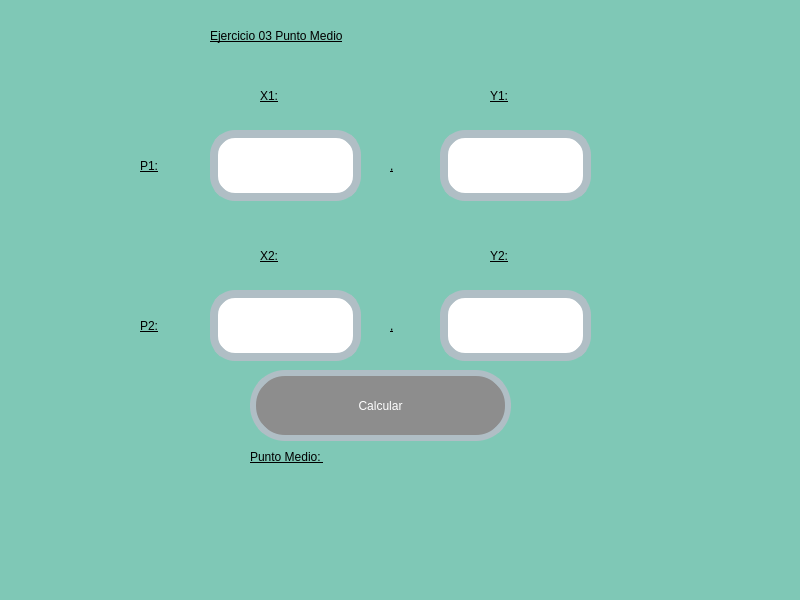
<?xml version="1.0" encoding="UTF-8"?>
<ui version="4.0">
 <class>MainWindow</class>
 <widget class="QMainWindow" name="MainWindow">
  <property name="geometry">
   <rect>
    <x>0</x>
    <y>0</y>
    <width>800</width>
    <height>600</height>
   </rect>
  </property>
  <property name="windowTitle">
   <string>MainWindow</string>
  </property>
  <property name="styleSheet">
   <string notr="true">background-color:rgb(127, 200, 182)</string>
  </property>
  <widget class="QWidget" name="centralwidget">
   <widget class="QLineEdit" name="txt_X1">
    <property name="geometry">
     <rect>
      <x>210</x>
      <y>130</y>
      <width>151</width>
      <height>71</height>
     </rect>
    </property>
    <property name="contextMenuPolicy">
     <enum>Qt::PreventContextMenu</enum>
    </property>
    <property name="whatsThis">
     <string/>
    </property>
    <property name="styleSheet">
     <string notr="true">background-color:rgb(255, 255, 255);
color:rgb(0, 0, 0);
border-radius:25px;
border:8px solid #B0BEC5;
font: 75 16pt &quot;MS Shell Dlg 2&quot;;
</string>
    </property>
    <property name="text">
     <string/>
    </property>
    <property name="maxLength">
     <number>32774</number>
    </property>
    <property name="cursorPosition">
     <number>0</number>
    </property>
    <property name="dragEnabled">
     <bool>false</bool>
    </property>
    <property name="readOnly">
     <bool>false</bool>
    </property>
    <property name="clearButtonEnabled">
     <bool>false</bool>
    </property>
   </widget>
   <widget class="QLabel" name="label_3">
    <property name="geometry">
     <rect>
      <x>140</x>
      <y>140</y>
      <width>51</width>
      <height>51</height>
     </rect>
    </property>
    <property name="styleSheet">
     <string notr="true">
text-decoration: underline;
font: 20pt &quot;Forte&quot;;
color:rgb(0, 0, 0)
</string>
    </property>
    <property name="text">
     <string>P1:</string>
    </property>
   </widget>
   <widget class="QLabel" name="Lbl_pm">
    <property name="geometry">
     <rect>
      <x>250</x>
      <y>450</y>
      <width>291</width>
      <height>101</height>
     </rect>
    </property>
    <property name="styleSheet">
     <string notr="true">text-align: top; 
text-decoration: underline;
font: 20pt &quot;Forte&quot;;
color:rgb(0, 0, 0)
</string>
    </property>
    <property name="text">
     <string>Punto Medio: </string>
    </property>
    <property name="alignment">
     <set>Qt::AlignLeading|Qt::AlignLeft|Qt::AlignTop</set>
    </property>
   </widget>
   <widget class="QPushButton" name="btn_Calcular">
    <property name="geometry">
     <rect>
      <x>250</x>
      <y>370</y>
      <width>261</width>
      <height>71</height>
     </rect>
    </property>
    <property name="styleSheet">
     <string notr="true">background-color:rgb(141, 141, 141);
font: 20pt &quot;Forte&quot;;
color:rgb(255, 255, 255);
border-radius:35px;
border:6px solid #B0BEC5;
</string>
    </property>
    <property name="text">
     <string>Calcular</string>
    </property>
   </widget>
   <widget class="QLabel" name="label_4">
    <property name="geometry">
     <rect>
      <x>260</x>
      <y>70</y>
      <width>51</width>
      <height>51</height>
     </rect>
    </property>
    <property name="styleSheet">
     <string notr="true">
text-decoration: underline;
font: 20pt &quot;Forte&quot;;
color:rgb(0, 0, 0)
</string>
    </property>
    <property name="text">
     <string>X1:</string>
    </property>
   </widget>
   <widget class="QLabel" name="label_7">
    <property name="geometry">
     <rect>
      <x>390</x>
      <y>140</y>
      <width>51</width>
      <height>51</height>
     </rect>
    </property>
    <property name="styleSheet">
     <string notr="true">
text-decoration: underline;
font: 20pt &quot;Forte&quot;;
color:rgb(0, 0, 0)
</string>
    </property>
    <property name="text">
     <string>,</string>
    </property>
   </widget>
   <widget class="QLineEdit" name="txt_Y1">
    <property name="geometry">
     <rect>
      <x>440</x>
      <y>130</y>
      <width>151</width>
      <height>71</height>
     </rect>
    </property>
    <property name="contextMenuPolicy">
     <enum>Qt::PreventContextMenu</enum>
    </property>
    <property name="whatsThis">
     <string/>
    </property>
    <property name="styleSheet">
     <string notr="true">background-color:rgb(255, 255, 255);
color:rgb(0, 0, 0);
border-radius:25px;
border:8px solid #B0BEC5;
font: 75 16pt &quot;MS Shell Dlg 2&quot;;
</string>
    </property>
    <property name="text">
     <string/>
    </property>
    <property name="maxLength">
     <number>32774</number>
    </property>
    <property name="cursorPosition">
     <number>0</number>
    </property>
    <property name="dragEnabled">
     <bool>false</bool>
    </property>
    <property name="readOnly">
     <bool>false</bool>
    </property>
    <property name="clearButtonEnabled">
     <bool>false</bool>
    </property>
   </widget>
   <widget class="QLabel" name="label_8">
    <property name="geometry">
     <rect>
      <x>490</x>
      <y>70</y>
      <width>51</width>
      <height>51</height>
     </rect>
    </property>
    <property name="styleSheet">
     <string notr="true">
text-decoration: underline;
font: 20pt &quot;Forte&quot;;
color:rgb(0, 0, 0)
</string>
    </property>
    <property name="text">
     <string>Y1:</string>
    </property>
   </widget>
   <widget class="QLabel" name="label_9">
    <property name="geometry">
     <rect>
      <x>390</x>
      <y>300</y>
      <width>51</width>
      <height>51</height>
     </rect>
    </property>
    <property name="styleSheet">
     <string notr="true">
text-decoration: underline;
font: 20pt &quot;Forte&quot;;
color:rgb(0, 0, 0)
</string>
    </property>
    <property name="text">
     <string>,</string>
    </property>
   </widget>
   <widget class="QLabel" name="label_10">
    <property name="geometry">
     <rect>
      <x>490</x>
      <y>230</y>
      <width>51</width>
      <height>51</height>
     </rect>
    </property>
    <property name="styleSheet">
     <string notr="true">
text-decoration: underline;
font: 20pt &quot;Forte&quot;;
color:rgb(0, 0, 0)
</string>
    </property>
    <property name="text">
     <string>Y2:</string>
    </property>
   </widget>
   <widget class="QLabel" name="label_6">
    <property name="geometry">
     <rect>
      <x>140</x>
      <y>300</y>
      <width>51</width>
      <height>51</height>
     </rect>
    </property>
    <property name="styleSheet">
     <string notr="true">
text-decoration: underline;
font: 20pt &quot;Forte&quot;;
color:rgb(0, 0, 0)
</string>
    </property>
    <property name="text">
     <string>P2:</string>
    </property>
   </widget>
   <widget class="QLineEdit" name="txt_X2">
    <property name="geometry">
     <rect>
      <x>210</x>
      <y>290</y>
      <width>151</width>
      <height>71</height>
     </rect>
    </property>
    <property name="contextMenuPolicy">
     <enum>Qt::PreventContextMenu</enum>
    </property>
    <property name="whatsThis">
     <string/>
    </property>
    <property name="styleSheet">
     <string notr="true">background-color:rgb(255, 255, 255);
color:rgb(0, 0, 0);
border-radius:25px;
border:8px solid #B0BEC5;
font: 75 16pt &quot;MS Shell Dlg 2&quot;;
</string>
    </property>
    <property name="text">
     <string/>
    </property>
    <property name="maxLength">
     <number>32774</number>
    </property>
    <property name="cursorPosition">
     <number>0</number>
    </property>
    <property name="dragEnabled">
     <bool>false</bool>
    </property>
    <property name="readOnly">
     <bool>false</bool>
    </property>
    <property name="clearButtonEnabled">
     <bool>false</bool>
    </property>
   </widget>
   <widget class="QLabel" name="label_11">
    <property name="geometry">
     <rect>
      <x>260</x>
      <y>230</y>
      <width>51</width>
      <height>51</height>
     </rect>
    </property>
    <property name="styleSheet">
     <string notr="true">
text-decoration: underline;
font: 20pt &quot;Forte&quot;;
color:rgb(0, 0, 0)
</string>
    </property>
    <property name="text">
     <string>X2:</string>
    </property>
   </widget>
   <widget class="QLineEdit" name="txt_Y2">
    <property name="geometry">
     <rect>
      <x>440</x>
      <y>290</y>
      <width>151</width>
      <height>71</height>
     </rect>
    </property>
    <property name="contextMenuPolicy">
     <enum>Qt::PreventContextMenu</enum>
    </property>
    <property name="whatsThis">
     <string/>
    </property>
    <property name="styleSheet">
     <string notr="true">background-color:rgb(255, 255, 255);
color:rgb(0, 0, 0);
border-radius:25px;
border:8px solid #B0BEC5;
font: 75 16pt &quot;MS Shell Dlg 2&quot;;
</string>
    </property>
    <property name="text">
     <string/>
    </property>
    <property name="maxLength">
     <number>32774</number>
    </property>
    <property name="cursorPosition">
     <number>0</number>
    </property>
    <property name="dragEnabled">
     <bool>false</bool>
    </property>
    <property name="readOnly">
     <bool>false</bool>
    </property>
    <property name="clearButtonEnabled">
     <bool>false</bool>
    </property>
   </widget>
   <widget class="QLabel" name="Lbl_IMC_2">
    <property name="geometry">
     <rect>
      <x>210</x>
      <y>10</y>
      <width>371</width>
      <height>51</height>
     </rect>
    </property>
    <property name="styleSheet">
     <string notr="true">
text-decoration: underline;
font: 20pt &quot;Forte&quot;;
color:rgb(0, 0, 0)
</string>
    </property>
    <property name="text">
     <string>Ejercicio 03 Punto Medio</string>
    </property>
   </widget>
  </widget>
  <widget class="QMenuBar" name="menubar">
   <property name="geometry">
    <rect>
     <x>0</x>
     <y>0</y>
     <width>800</width>
     <height>26</height>
    </rect>
   </property>
  </widget>
  <widget class="QStatusBar" name="statusbar"/>
 </widget>
 <resources/>
 <connections/>
</ui>
